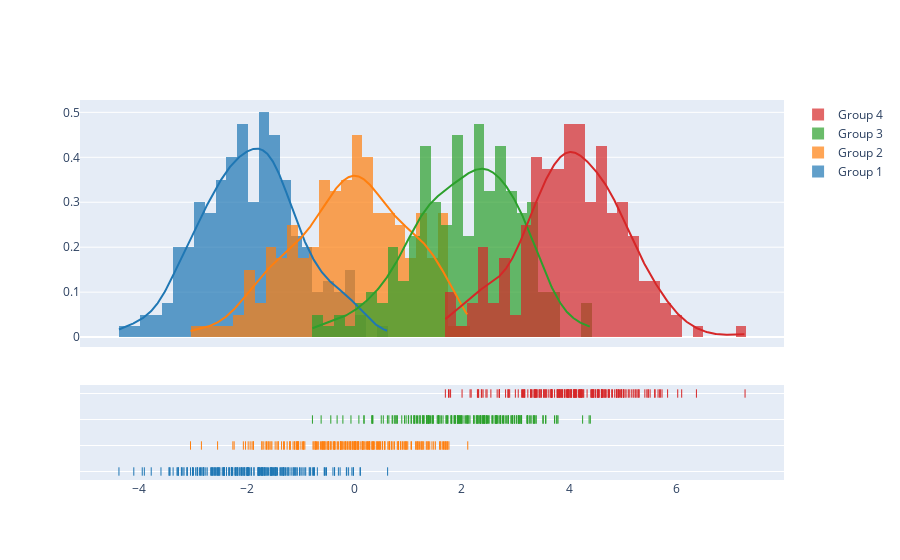

The cell this chart's notebook holds for it:
### Code cell
import plotly.figure_factory as ff

# Add histogram data
x1 = np.random.randn(200) - 2
x2 = np.random.randn(200)
x3 = np.random.randn(200) + 2
x4 = np.random.randn(200) + 4

# Group data together
hist_data = [x1, x2, x3, x4]

group_labels = ['Group 1', 'Group 2', 'Group 3', 'Group 4']

# Create distplot with custom bin_size
fig = ff.create_distplot(hist_data, group_labels, bin_size=.2)
fig.show()

### Figure 1 — Plotly figure (JSON) as saved in the notebook; plotly's stock layout.template omitted (floating-point values rounded to 4 significant figures; data arrays with more than 128 entries replaced by an {"elided": "..."} marker saying what was removed)
{"data": [{"autobinx": false, "histnorm": "probability density", "legendgroup": "Group 1", "marker": {"color": "rgb(31, 119, 180)"}, "name": "Group 1", "opacity": 0.7, "type": "histogram", "x": {"elided": "200 float values"}, "xaxis": "x", "xbins": {"end": 0.62, "size": 0.2, "start": -4.379}, "yaxis": "y"}, {"autobinx": false, "histnorm": "probability density", "legendgroup": "Group 2", "marker": {"color": "rgb(255, 127, 14)"}, "name": "Group 2", "opacity": 0.7, "type": "histogram", "x": {"elided": "200 float values"}, "xaxis": "x", "xbins": {"end": 2.111, "size": 0.2, "start": -3.048}, "yaxis": "y"}, {"autobinx": false, "histnorm": "probability density", "legendgroup": "Group 3", "marker": {"color": "rgb(44, 160, 44)"}, "name": "Group 3", "opacity": 0.7, "type": "histogram", "x": {"elided": "200 float values"}, "xaxis": "x", "xbins": {"end": 4.392, "size": 0.2, "start": -0.7785}, "yaxis": "y"}, {"autobinx": false, "histnorm": "probability density", "legendgroup": "Group 4", "marker": {"color": "rgb(214, 39, 40)"}, "name": "Group 4", "opacity": 0.7, "type": "histogram", "x": {"elided": "200 float values"}, "xaxis": "x", "xbins": {"end": 7.271, "size": 0.2, "start": 1.695}, "yaxis": "y"}, {"legendgroup": "Group 1", "marker": {"color": "rgb(31, 119, 180)"}, "mode": "lines", "name": "Group 1", "showlegend": false, "type": "scatter", "x": {"elided": "500 float values"}, "xaxis": "x", "y": {"elided": "500 float values"}, "yaxis": "y"}, {"legendgroup": "Group 2", "marker": {"color": "rgb(255, 127, 14)"}, "mode": "lines", "name": "Group 2", "showlegend": false, "type": "scatter", "x": {"elided": "500 float values"}, "xaxis": "x", "y": {"elided": "500 float values"}, "yaxis": "y"}, {"legendgroup": "Group 3", "marker": {"color": "rgb(44, 160, 44)"}, "mode": "lines", "name": "Group 3", "showlegend": false, "type": "scatter", "x": {"elided": "500 float values"}, "xaxis": "x", "y": {"elided": "500 float values"}, "yaxis": "y"}, {"legendgroup": "Group 4", "marker": {"color": "rgb(214, 39, 40)"}, "mode": "lines", "name": "Group 4", "showlegend": false, "type": "scatter", "x": {"elided": "500 float values"}, "xaxis": "x", "y": {"elided": "500 float values"}, "yaxis": "y"}, {"legendgroup": "Group 1", "marker": {"color": "rgb(31, 119, 180)", "symbol": "line-ns-open"}, "mode": "markers", "name": "Group 1", "showlegend": false, "type": "scatter", "x": {"elided": "200 float values"}, "xaxis": "x", "y": {"elided": "200 str values"}, "yaxis": "y2"}, {"legendgroup": "Group 2", "marker": {"color": "rgb(255, 127, 14)", "symbol": "line-ns-open"}, "mode": "markers", "name": "Group 2", "showlegend": false, "type": "scatter", "x": {"elided": "200 float values"}, "xaxis": "x", "y": {"elided": "200 str values"}, "yaxis": "y2"}, {"legendgroup": "Group 3", "marker": {"color": "rgb(44, 160, 44)", "symbol": "line-ns-open"}, "mode": "markers", "name": "Group 3", "showlegend": false, "type": "scatter", "x": {"elided": "200 float values"}, "xaxis": "x", "y": {"elided": "200 str values"}, "yaxis": "y2"}, {"legendgroup": "Group 4", "marker": {"color": "rgb(214, 39, 40)", "symbol": "line-ns-open"}, "mode": "markers", "name": "Group 4", "showlegend": false, "type": "scatter", "x": {"elided": "200 float values"}, "xaxis": "x", "y": {"elided": "200 str values"}, "yaxis": "y2"}], "layout": {"barmode": "overlay", "hovermode": "closest", "legend": {"traceorder": "reversed"}, "xaxis": {"anchor": "y2", "domain": [0.0, 1.0], "zeroline": false}, "yaxis": {"anchor": "free", "domain": [0.35, 1], "position": 0.0}, "yaxis2": {"anchor": "x", "domain": [0, 0.25], "dtick": 1, "showticklabels": false}}}
